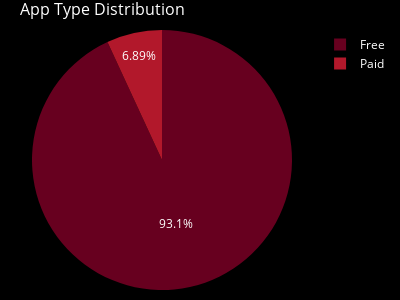

Notebook cell for this chart:
### Code cell
#Figure 2
type_counts=apps_df['Type'].value_counts()
fig2=px.pie(
    values=type_counts.values,
    names=type_counts.index,
    title='App Type Distribution',
    color_discrete_sequence=px.colors.sequential.RdBu,
    width=400,
    height=300
)
fig2.update_layout(
    plot_bgcolor='black',
    paper_bgcolor='black',
    font_color='white',
    title_font={'size':16},
    margin=dict(l=10,r=10,t=30,b=10)
)
fig2.show()

### Figure 1 — Plotly figure (JSON) as saved in the notebook; plotly's stock layout.template omitted (floating-point values rounded to 4 significant figures)
{"data": [{"domain": {"x": [0, 1], "y": [0, 1]}, "hovertemplate": "label=%{label}<br>value=%{value}<extra></extra>", "labels": ["Free", "Paid"], "legendgroup": "", "name": "", "showlegend": true, "type": "pie", "values": [8279, 613]}], "layout": {"font": {"color": "white"}, "height": 300, "legend": {"tracegroupgap": 0}, "margin": {"b": 10, "l": 10, "r": 10, "t": 30}, "paper_bgcolor": "black", "piecolorway": ["rgb(103,0,31)", "rgb(178,24,43)", "rgb(214,96,77)", "rgb(244,165,130)", "rgb(253,219,199)", "rgb(247,247,247)", "rgb(209,229,240)", "rgb(146,197,222)", "rgb(67,147,195)", "rgb(33,102,172)", "rgb(5,48,97)"], "plot_bgcolor": "black", "title": {"font": {"size": 16}, "text": "App Type Distribution"}, "width": 400}}
